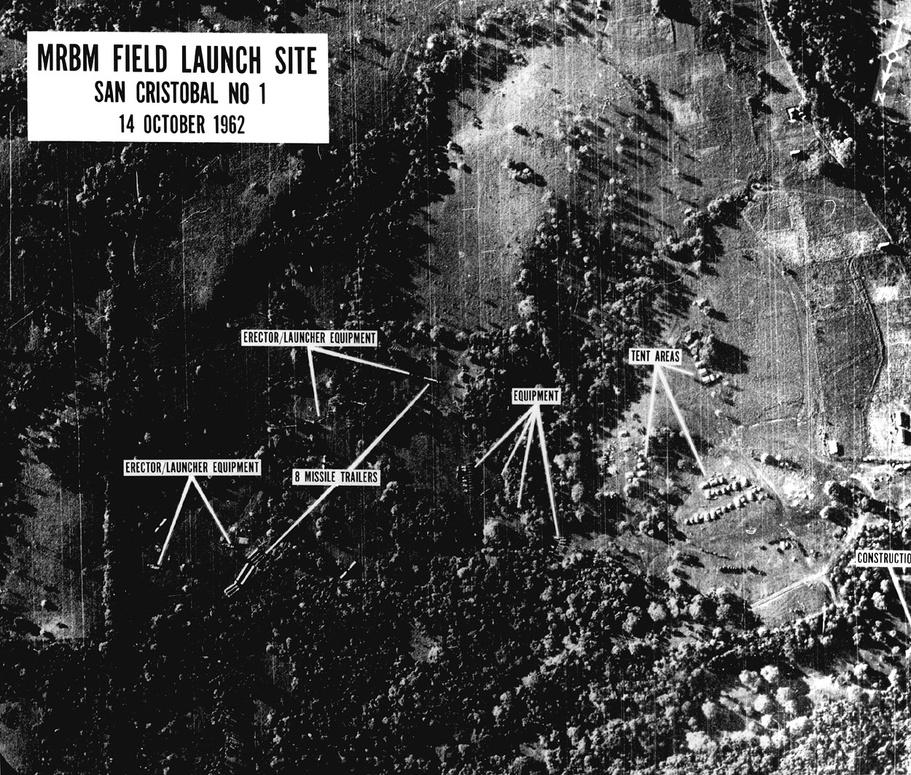
%> input picture HW1/PS1_out/u2cuba.jpg, 911 x 775 px, shrunk from 1250 x 1063 before the run; the run also reads 1 picture not shown here
$ octave crossCorrelation.m   (GNU Octave 9; MATLAB toolbox functions it lacks are replaced by stand-ins)
%> lines starting %> are read from the running program, lines starting %| are printed output that depends on the picture
% Read in the main image and the template image.
photo = rgb2gray(imread('u2cuba.jpg'));
%> photo: size 775x911 uint8; min 0, max 255, mean 71.5
template = rgb2gray(imread('trailer.png'));

% Display the image and the template at the same magnification, to make
% clear that the template is an extremely close match for the relevant
% section of the image.
figure('Name','Original photo');
imshow(photo, [], 'InitialMagnification', 50);

figure('Name','template');
imshow(template, [] , 'InitialMagnification', 50);

% peak is where corelation was maximal. this means that peak is where it's
% most likley for photo and template to match
correlationImg = normxcorr2(template,photo);
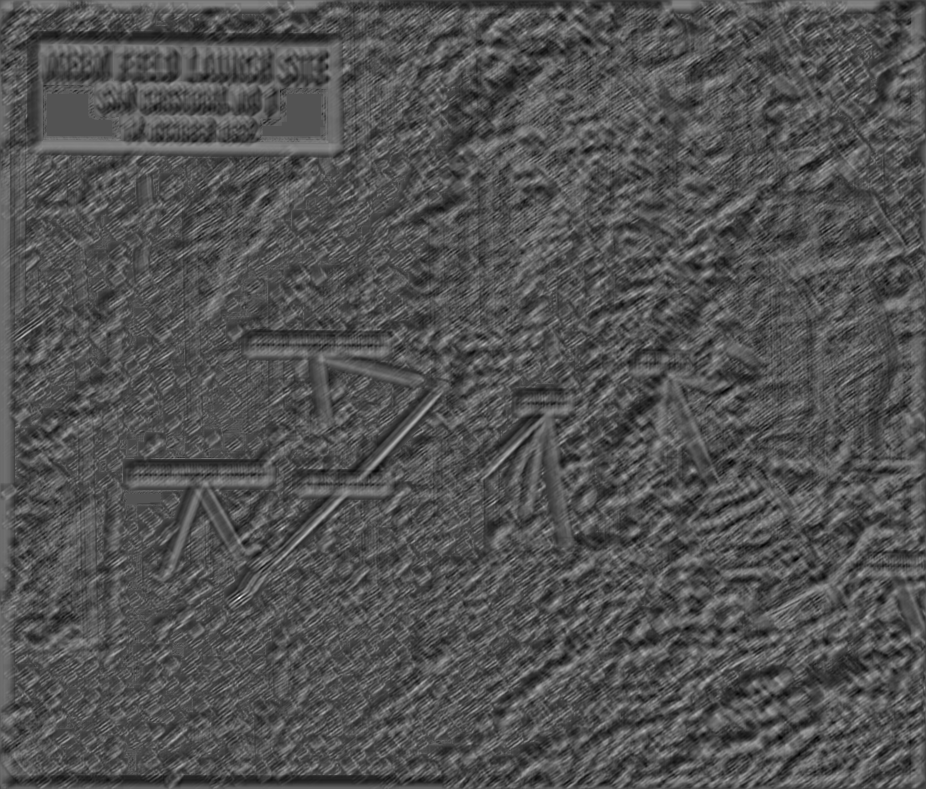
%> correlationImg: size 789x926 double; min -0.452, max 0.93, mean -0.00295; drawn with min black and max white


% Displays correlationImg and draw a rectangle around the highest peak.
figure('Name','Correlation, near-perfect template');
hold on % Allows drawing on top of the displayed image
imshow(correlationImg, [], 'InitialMagnification', 50);

% Find the maximum of correlationImg.
% The max function requires a vector, so we unroll the array with (:).
% The max function returns both the value of the maximum value and its
% linear index within the array. We don't care about the value of the
% maximum, so we discard the first output value with using the ~ notation.
[~, maxValLinearIndex] = max(correlationImg(:));
%> maxValLinearIndex = 189169

% We use the ind2sub function to convert a linear back into matrix
% coordinates.
[y, x] = ind2sub(size(correlationImg), maxValLinearIndex);
%> y = 598; x = 240

% Display a rectangle around the peak we just found.
rectangle('Position', [x-15, y-15, 30, 30], 'EdgeColor', 'r')
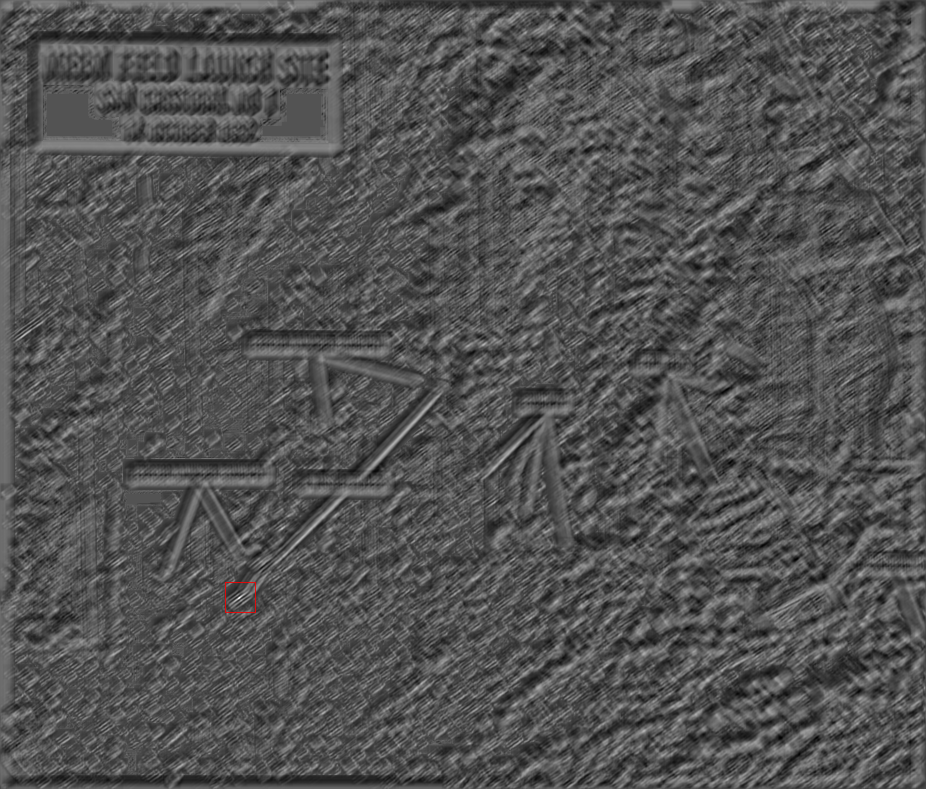
%> figure redrawn from the program's plot data
hold off;

% Load a template which is sized slightly larger than the object appears in
% the image.
largerTemplate = rgb2gray(imread('trailerSlightlyBigger.png'));
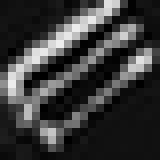
%> input picture HW1/PS1_out/trailerSlightlyBigger.png, 20 x 20 px, shrunk from 28 x 27 before the run (shown 8 times larger)
%> largerTemplate: size 20x20 uint8; min 0, max 237, mean 57.3

% this method is not scale-invariant. this means that if what we are
% searching is scaled, cross-correlation can't find it.
mismatchedCorrelationImg = normxcorr2(largerTemplate,photo);
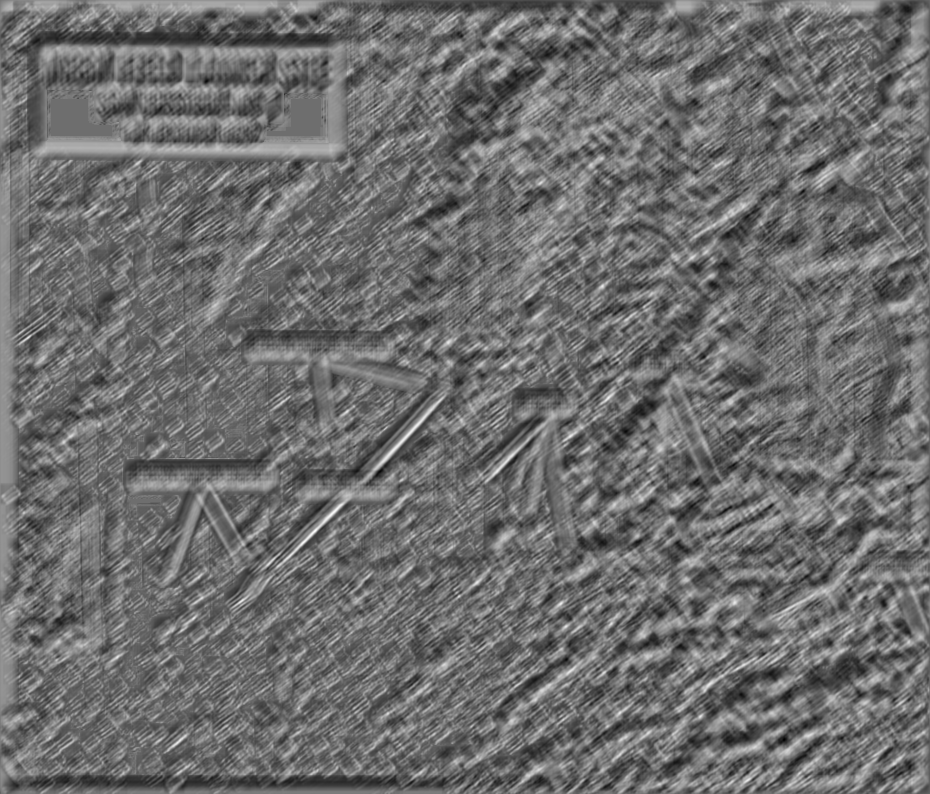
%> mismatchedCorrelationImg: size 794x930 double; min -0.443, max 0.578, mean -0.00244; drawn with min black and max white

% Display mismatchedCorrelationImg.
figure('Name', 'Correlation, larger-sized template');
hold on;
imshow(mismatchedCorrelationImg, [], 'InitialMagnification', 50);

% Repeat the same process as above: find the maximum of correlationImg and
% draw a box around it.
[~, maxValLinearIndex] = max(mismatchedCorrelationImg(:));
%> maxValLinearIndex = 250641
[y, x] = ind2sub(size(mismatchedCorrelationImg), maxValLinearIndex);
%> y = 531; x = 316
rectangle('Position', [x-15, y-15, 30, 30], 'EdgeColor', 'r')
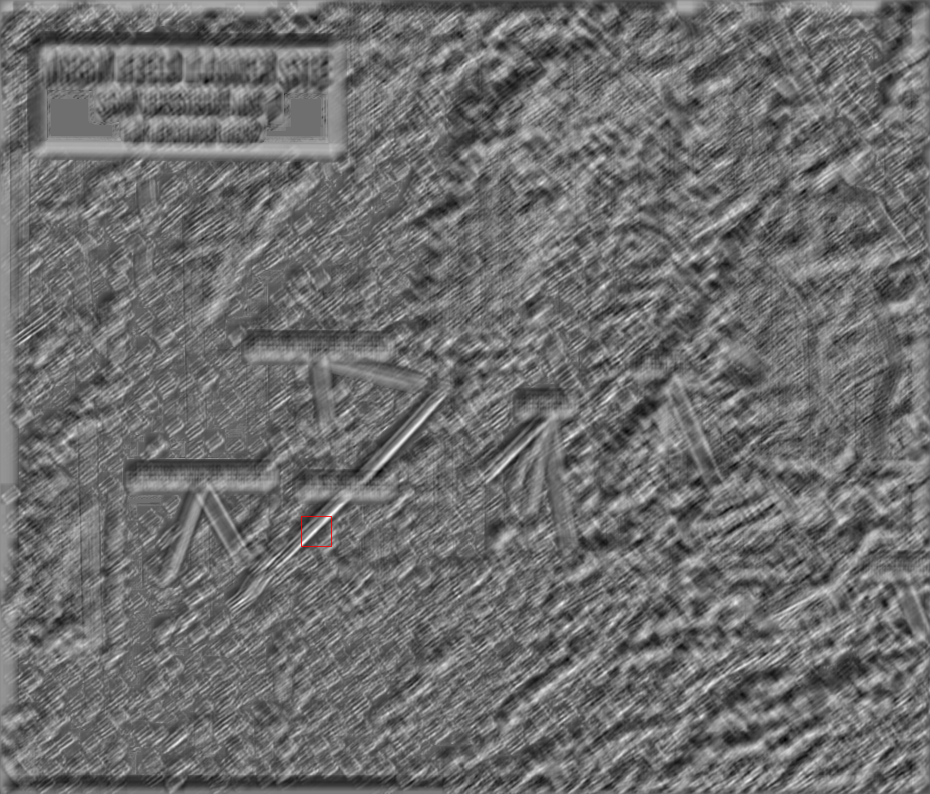
%> figure redrawn from the program's plot data
hold off;
